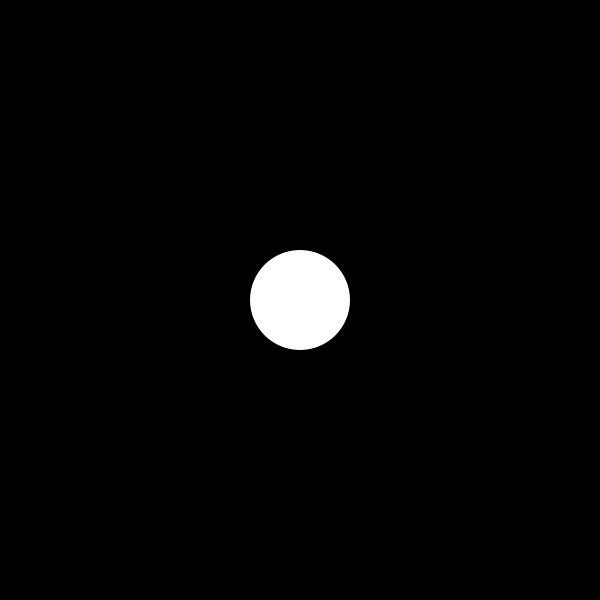
Frame 1 (no input)
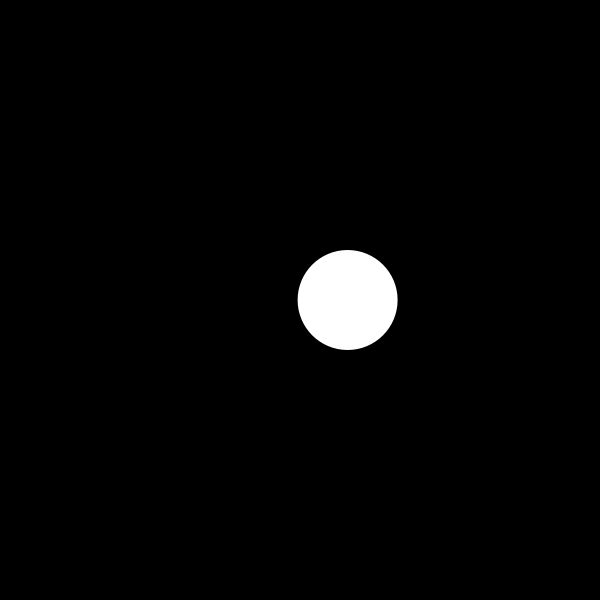
Frame 60 (the mouse pressed at the canvas centre just before this capture)
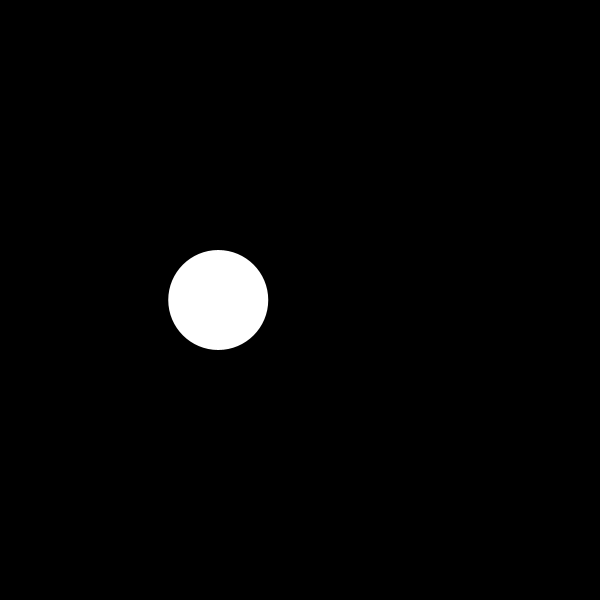
Frame 120 (the mouse held since frame 60 and released just before this capture)

The Processing sketch that drew these frames (run headless with seeded random() and noise(); from frame 60 on, the mouse is pressed at the canvas centre):

// Processing sketch: trigOscillation
// ── trigOscillation.pde
float circ_x, circ_y;
float circ_speed =2;
float scalar;
float angle = 0.0;
float incr = 0.05;

void setup(){
  size(600,600);
  circ_x = width *.5;
  circ_y = height *.5;
  scalar = width/2 - 50;
  noStroke();
}

void draw(){
  background(0);
  
  float x1 = width/2 + sin(angle) * scalar;
  
  ellipse(x1, height/2, 100, 100);
  
  angle += incr;
  
 
  
}
